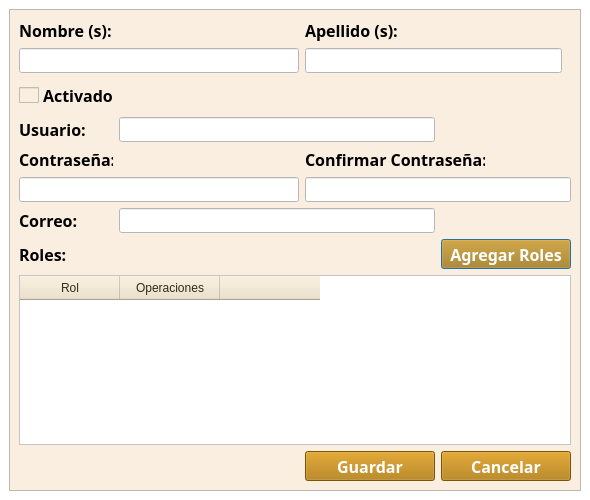
<?xml version="1.0" encoding="UTF-8"?>
<ui version="4.0">
 <class>Dialog</class>
 <widget class="QDialog" name="Dialog">
  <property name="geometry">
   <rect>
    <x>0</x>
    <y>0</y>
    <width>590</width>
    <height>500</height>
   </rect>
  </property>
  <property name="minimumSize">
   <size>
    <width>590</width>
    <height>500</height>
   </size>
  </property>
  <property name="maximumSize">
   <size>
    <width>590</width>
    <height>500</height>
   </size>
  </property>
  <property name="windowTitle">
   <string>Usuario</string>
  </property>
  <property name="styleSheet">
   <string notr="true">background-color: white;</string>
  </property>
  <layout class="QGridLayout" name="gridLayout_2">
   <property name="leftMargin">
    <number>9</number>
   </property>
   <property name="topMargin">
    <number>9</number>
   </property>
   <property name="rightMargin">
    <number>9</number>
   </property>
   <property name="bottomMargin">
    <number>9</number>
   </property>
   <item row="0" column="1">
    <widget class="QScrollArea" name="scrollArea">
     <property name="styleSheet">
      <string notr="true">background : rgb(250,238,224)</string>
     </property>
     <property name="widgetResizable">
      <bool>true</bool>
     </property>
     <widget class="QWidget" name="scrollAreaWidgetContents">
      <property name="geometry">
       <rect>
        <x>0</x>
        <y>0</y>
        <width>570</width>
        <height>480</height>
       </rect>
      </property>
      <layout class="QGridLayout" name="gridLayout">
       <item row="5" column="0">
        <widget class="QLabel" name="lbContrUno">
         <property name="minimumSize">
          <size>
           <width>94</width>
           <height>0</height>
          </size>
         </property>
         <property name="maximumSize">
          <size>
           <width>94</width>
           <height>16777215</height>
          </size>
         </property>
         <property name="font">
          <font>
           <family>Century Gothic</family>
           <pointsize>12</pointsize>
           <weight>75</weight>
           <bold>true</bold>
          </font>
         </property>
         <property name="text">
          <string>Contraseña:</string>
         </property>
        </widget>
       </item>
       <item row="7" column="0">
        <widget class="QLabel" name="label_2">
         <property name="minimumSize">
          <size>
           <width>94</width>
           <height>0</height>
          </size>
         </property>
         <property name="maximumSize">
          <size>
           <width>16777215</width>
           <height>16777215</height>
          </size>
         </property>
         <property name="font">
          <font>
           <family>Century Gothic</family>
           <pointsize>12</pointsize>
           <weight>75</weight>
           <bold>true</bold>
          </font>
         </property>
         <property name="text">
          <string>Correo:</string>
         </property>
        </widget>
       </item>
       <item row="2" column="0" colspan="2">
        <widget class="QCheckBox" name="cbActivado">
         <property name="font">
          <font>
           <family>Century Gothic</family>
           <pointsize>12</pointsize>
           <weight>75</weight>
           <bold>true</bold>
          </font>
         </property>
         <property name="styleSheet">
          <string notr="true">QCheckBox::indicator:unchecked {
image : url(:/plugins/AdminUsers/icons/uncheck.png);
    width: 20px;
    height: 20px;
}

QCheckBox::indicator:checked {
    image: url(:/plugins/AdminUsers/icons/check.png);

    width: 25px;
    height: 25px;
}

QCheckBox::indicator:unchecked:disabled {
image : url(:/plugins/AdminUsers/icons/uncheck_disable.png);
    width: 20px;
    height: 20px;
}

QCheckBox::indicator:checked:disabled{
    image: url(:/plugins/AdminUsers/icons/check_disabled.png);

    width: 25px;
    height: 25px;
}



QCheckBox {
    spacing: 4px;
    outline: none;
    padding-top: 4px;
    padding-bottom: 4px;
}

QCheckBox:focus {
    border: none;
}

QCheckBox QWidget:disabled {
    background-color: #19232D;
    color: #787878;
}

QCheckBox::indicator {
    margin-left: 4px;
    width: 16px;
    height: 16px;
}</string>
         </property>
         <property name="text">
          <string>Activado</string>
         </property>
         <property name="checked">
          <bool>false</bool>
         </property>
        </widget>
       </item>
       <item row="5" column="2" colspan="2">
        <widget class="QLabel" name="lbContrDos">
         <property name="minimumSize">
          <size>
           <width>94</width>
           <height>0</height>
          </size>
         </property>
         <property name="maximumSize">
          <size>
           <width>180</width>
           <height>16777215</height>
          </size>
         </property>
         <property name="font">
          <font>
           <family>Century Gothic</family>
           <pointsize>12</pointsize>
           <weight>75</weight>
           <bold>true</bold>
          </font>
         </property>
         <property name="text">
          <string>Confirmar Contraseña:</string>
         </property>
        </widget>
       </item>
       <item row="7" column="1" colspan="2">
        <widget class="QLineEdit" name="leCorreo">
         <property name="minimumSize">
          <size>
           <width>257</width>
           <height>25</height>
          </size>
         </property>
         <property name="maximumSize">
          <size>
           <width>500</width>
           <height>25</height>
          </size>
         </property>
         <property name="font">
          <font>
           <family>Century Gothic</family>
           <pointsize>12</pointsize>
           <weight>75</weight>
           <bold>true</bold>
          </font>
         </property>
         <property name="styleSheet">
          <string notr="true">background : rgb(255,255,255)</string>
         </property>
         <property name="maxLength">
          <number>100</number>
         </property>
        </widget>
       </item>
       <item row="4" column="0">
        <widget class="QLabel" name="label">
         <property name="minimumSize">
          <size>
           <width>94</width>
           <height>0</height>
          </size>
         </property>
         <property name="maximumSize">
          <size>
           <width>94</width>
           <height>16777215</height>
          </size>
         </property>
         <property name="font">
          <font>
           <family>Century Gothic</family>
           <pointsize>12</pointsize>
           <weight>75</weight>
           <bold>true</bold>
          </font>
         </property>
         <property name="text">
          <string>Usuario:</string>
         </property>
        </widget>
       </item>
       <item row="6" column="2" colspan="2">
        <widget class="QgsPasswordLineEdit" name="mleContrDos">
         <property name="minimumSize">
          <size>
           <width>257</width>
           <height>25</height>
          </size>
         </property>
         <property name="maximumSize">
          <size>
           <width>8000</width>
           <height>25</height>
          </size>
         </property>
         <property name="font">
          <font>
           <family>Century Gothic</family>
           <pointsize>12</pointsize>
           <weight>75</weight>
           <bold>true</bold>
          </font>
         </property>
         <property name="styleSheet">
          <string notr="true">background : rgb(255,255,255)</string>
         </property>
         <property name="maxLength">
          <number>60</number>
         </property>
         <property name="echoMode">
          <enum>QLineEdit::Password</enum>
         </property>
        </widget>
       </item>
       <item row="8" column="3" alignment="Qt::AlignRight">
        <widget class="QPushButton" name="btnAgregaRoles">
         <property name="minimumSize">
          <size>
           <width>130</width>
           <height>30</height>
          </size>
         </property>
         <property name="maximumSize">
          <size>
           <width>130</width>
           <height>30</height>
          </size>
         </property>
         <property name="font">
          <font>
           <family>Century Gothic</family>
           <pointsize>12</pointsize>
           <weight>75</weight>
           <bold>true</bold>
          </font>
         </property>
         <property name="styleSheet">
          <string notr="true">QPushButton{
background : rgb(174, 116, 0);
color : rgb(255, 255, 255)
}
QPushButton::disabled {
background : rgb(187, 129, 13);
color : rgb(245,245,245);
border: 1px solid #adb2b5;
}</string>
         </property>
         <property name="text">
          <string>Agregar Roles</string>
         </property>
        </widget>
       </item>
       <item row="0" column="0">
        <widget class="QLabel" name="label_3">
         <property name="minimumSize">
          <size>
           <width>94</width>
           <height>0</height>
          </size>
         </property>
         <property name="maximumSize">
          <size>
           <width>94</width>
           <height>16777215</height>
          </size>
         </property>
         <property name="font">
          <font>
           <family>Century Gothic</family>
           <pointsize>12</pointsize>
           <weight>75</weight>
           <bold>true</bold>
          </font>
         </property>
         <property name="text">
          <string>Nombre (s):</string>
         </property>
        </widget>
       </item>
       <item row="0" column="2">
        <widget class="QLabel" name="label_4">
         <property name="minimumSize">
          <size>
           <width>94</width>
           <height>0</height>
          </size>
         </property>
         <property name="maximumSize">
          <size>
           <width>94</width>
           <height>16777215</height>
          </size>
         </property>
         <property name="font">
          <font>
           <family>Century Gothic</family>
           <pointsize>12</pointsize>
           <weight>75</weight>
           <bold>true</bold>
          </font>
         </property>
         <property name="text">
          <string>Apellido (s):</string>
         </property>
        </widget>
       </item>
       <item row="1" column="2" colspan="2">
        <widget class="QLineEdit" name="leApellidos">
         <property name="minimumSize">
          <size>
           <width>257</width>
           <height>25</height>
          </size>
         </property>
         <property name="maximumSize">
          <size>
           <width>257</width>
           <height>25</height>
          </size>
         </property>
         <property name="font">
          <font>
           <family>Century Gothic</family>
           <pointsize>12</pointsize>
           <weight>75</weight>
           <bold>true</bold>
          </font>
         </property>
         <property name="styleSheet">
          <string notr="true">background : rgb(255,255,255)</string>
         </property>
         <property name="maxLength">
          <number>50</number>
         </property>
        </widget>
       </item>
       <item row="8" column="0">
        <widget class="QLabel" name="label_5">
         <property name="minimumSize">
          <size>
           <width>94</width>
           <height>0</height>
          </size>
         </property>
         <property name="maximumSize">
          <size>
           <width>94</width>
           <height>16777215</height>
          </size>
         </property>
         <property name="font">
          <font>
           <family>Century Gothic</family>
           <pointsize>12</pointsize>
           <weight>75</weight>
           <bold>true</bold>
          </font>
         </property>
         <property name="text">
          <string>Roles:</string>
         </property>
        </widget>
       </item>
       <item row="4" column="1" colspan="2">
        <widget class="QLineEdit" name="leUsuario">
         <property name="minimumSize">
          <size>
           <width>257</width>
           <height>25</height>
          </size>
         </property>
         <property name="maximumSize">
          <size>
           <width>800</width>
           <height>25</height>
          </size>
         </property>
         <property name="font">
          <font>
           <family>Century Gothic</family>
           <pointsize>12</pointsize>
           <weight>75</weight>
           <bold>true</bold>
          </font>
         </property>
         <property name="styleSheet">
          <string notr="true">background : rgb(255,255,255)</string>
         </property>
         <property name="maxLength">
          <number>50</number>
         </property>
        </widget>
       </item>
       <item row="10" column="3">
        <widget class="QPushButton" name="btnCancelar">
         <property name="minimumSize">
          <size>
           <width>130</width>
           <height>30</height>
          </size>
         </property>
         <property name="maximumSize">
          <size>
           <width>130</width>
           <height>30</height>
          </size>
         </property>
         <property name="font">
          <font>
           <family>Century Gothic</family>
           <pointsize>12</pointsize>
           <weight>75</weight>
           <bold>true</bold>
          </font>
         </property>
         <property name="styleSheet">
          <string notr="true">QPushButton{
background : rgb(174, 116, 0);
color : rgb(255, 255, 255)
}
QPushButton::disabled {
background : rgb(187, 129, 13);
color : rgb(245,245,245);
border: 1px solid #adb2b5;
}</string>
         </property>
         <property name="text">
          <string>Cancelar</string>
         </property>
        </widget>
       </item>
       <item row="1" column="0" colspan="2">
        <widget class="QLineEdit" name="leNombres">
         <property name="minimumSize">
          <size>
           <width>257</width>
           <height>25</height>
          </size>
         </property>
         <property name="maximumSize">
          <size>
           <width>8000</width>
           <height>25</height>
          </size>
         </property>
         <property name="font">
          <font>
           <family>Century Gothic</family>
           <pointsize>12</pointsize>
           <weight>75</weight>
           <bold>true</bold>
          </font>
         </property>
         <property name="styleSheet">
          <string notr="true">background : rgb(255,255,255)</string>
         </property>
         <property name="maxLength">
          <number>50</number>
         </property>
        </widget>
       </item>
       <item row="6" column="0" colspan="2">
        <widget class="QgsPasswordLineEdit" name="mleContrUno">
         <property name="minimumSize">
          <size>
           <width>257</width>
           <height>25</height>
          </size>
         </property>
         <property name="maximumSize">
          <size>
           <width>8000</width>
           <height>25</height>
          </size>
         </property>
         <property name="font">
          <font>
           <family>Century Gothic</family>
           <pointsize>12</pointsize>
           <weight>75</weight>
           <bold>true</bold>
          </font>
         </property>
         <property name="styleSheet">
          <string notr="true">background : rgb(255,255,255)</string>
         </property>
         <property name="maxLength">
          <number>60</number>
         </property>
        </widget>
       </item>
       <item row="10" column="2">
        <widget class="QPushButton" name="btnOk">
         <property name="minimumSize">
          <size>
           <width>130</width>
           <height>30</height>
          </size>
         </property>
         <property name="maximumSize">
          <size>
           <width>130</width>
           <height>30</height>
          </size>
         </property>
         <property name="font">
          <font>
           <family>Century Gothic</family>
           <pointsize>12</pointsize>
           <weight>75</weight>
           <bold>true</bold>
          </font>
         </property>
         <property name="styleSheet">
          <string notr="true">QPushButton{
background : rgb(174, 116, 0);
color : rgb(255, 255, 255)
}
QPushButton::disabled {
background : rgb(187, 129, 13);
color : rgb(245,245,245);
border: 1px solid #adb2b5;
}</string>
         </property>
         <property name="text">
          <string>Guardar</string>
         </property>
        </widget>
       </item>
       <item row="9" column="0" colspan="4">
        <widget class="QTableWidget" name="twRoles">
         <property name="minimumSize">
          <size>
           <width>0</width>
           <height>150</height>
          </size>
         </property>
         <property name="maximumSize">
          <size>
           <width>16777215</width>
           <height>250</height>
          </size>
         </property>
         <property name="styleSheet">
          <string notr="true">QTableWidget {background-color: white;}
QHeaderView::section
{
background-color: rgb(238,225,200);
color : rgb(52, 42, 24 );
text-align: right;
font-size:12px;
height:24px
}
QHeaderView {background-color: white;}</string>
         </property>
         <property name="sizeAdjustPolicy">
          <enum>QAbstractScrollArea::AdjustToContents</enum>
         </property>
         <column>
          <property name="text">
           <string>Rol</string>
          </property>
         </column>
         <column>
          <property name="text">
           <string>Operaciones</string>
          </property>
         </column>
         <column>
          <property name="text">
           <string/>
          </property>
         </column>
        </widget>
       </item>
      </layout>
     </widget>
    </widget>
   </item>
  </layout>
 </widget>
 <customwidgets>
  <customwidget>
   <class>QgsPasswordLineEdit</class>
   <extends>QLineEdit</extends>
   <header>qgspasswordlineedit.h</header>
  </customwidget>
 </customwidgets>
 <tabstops>
  <tabstop>leNombres</tabstop>
  <tabstop>leApellidos</tabstop>
  <tabstop>cbActivado</tabstop>
  <tabstop>leUsuario</tabstop>
  <tabstop>mleContrUno</tabstop>
  <tabstop>mleContrDos</tabstop>
  <tabstop>leCorreo</tabstop>
  <tabstop>btnAgregaRoles</tabstop>
  <tabstop>btnOk</tabstop>
  <tabstop>btnCancelar</tabstop>
  <tabstop>twRoles</tabstop>
  <tabstop>scrollArea</tabstop>
 </tabstops>
 <resources/>
 <connections/>
</ui>
